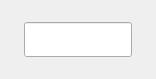
<?xml version="1.0" encoding="UTF-8"?>
<ui version="4.0">
 <class>TForm7</class>
 <widget class="QWidget" name="TForm7">
  <property name="geometry">
   <rect>
    <x>0</x>
    <y>0</y>
    <width>156</width>
    <height>79</height>
   </rect>
  </property>
  <property name="windowTitle">
   <string>Form</string>
  </property>
  <layout class="QGridLayout" name="gridLayout">
   <item row="0" column="0">
    <widget class="QLineEdit" name="lineEdit">
     <property name="sizePolicy">
      <sizepolicy hsizetype="Fixed" vsizetype="Fixed">
       <horstretch>0</horstretch>
       <verstretch>0</verstretch>
      </sizepolicy>
     </property>
     <property name="minimumSize">
      <size>
       <width>80</width>
       <height>35</height>
      </size>
     </property>
     <property name="maximumSize">
      <size>
       <width>16777215</width>
       <height>35</height>
      </size>
     </property>
     <property name="font">
      <font>
       <family>Microsoft YaHei</family>
      </font>
     </property>
     <property name="text">
      <string/>
     </property>
     <property name="alignment">
      <set>Qt::AlignCenter</set>
     </property>
     <property name="readOnly">
      <bool>false</bool>
     </property>
    </widget>
   </item>
  </layout>
 </widget>
 <resources/>
 <connections/>
</ui>
